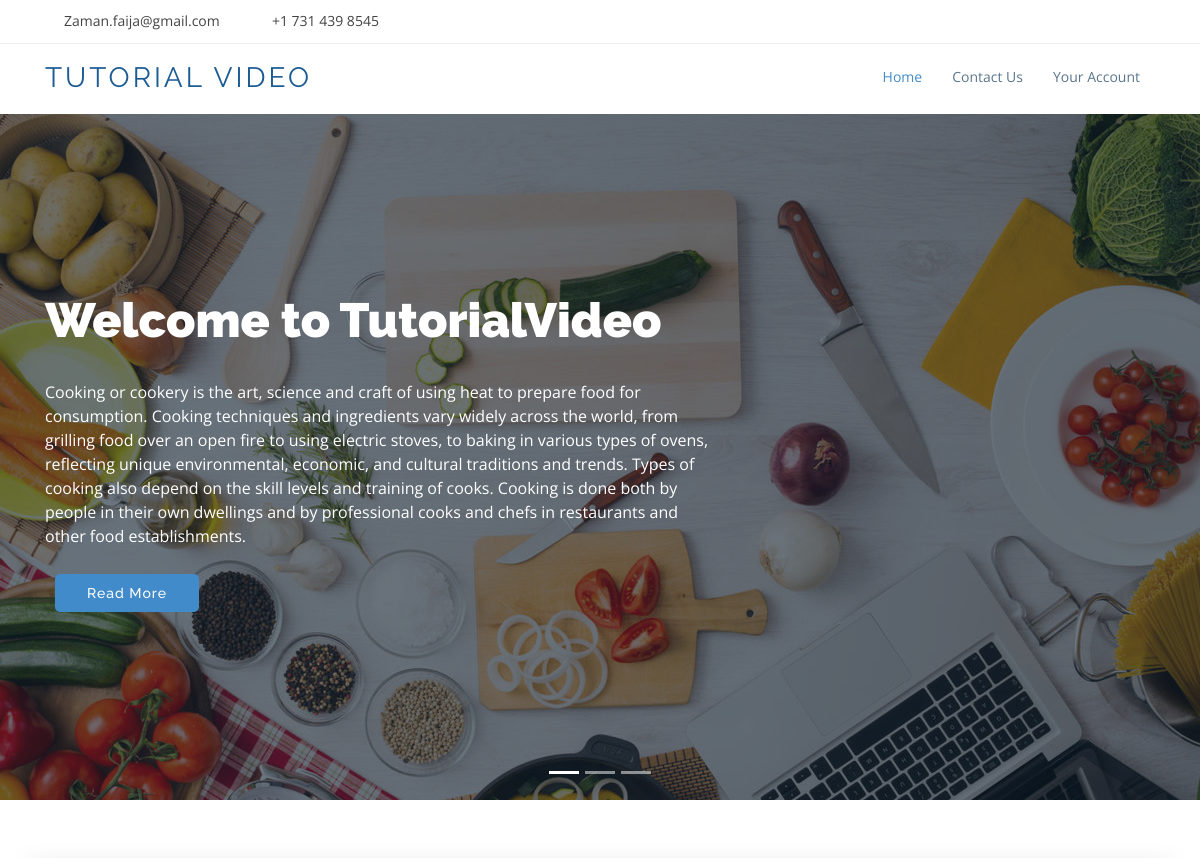
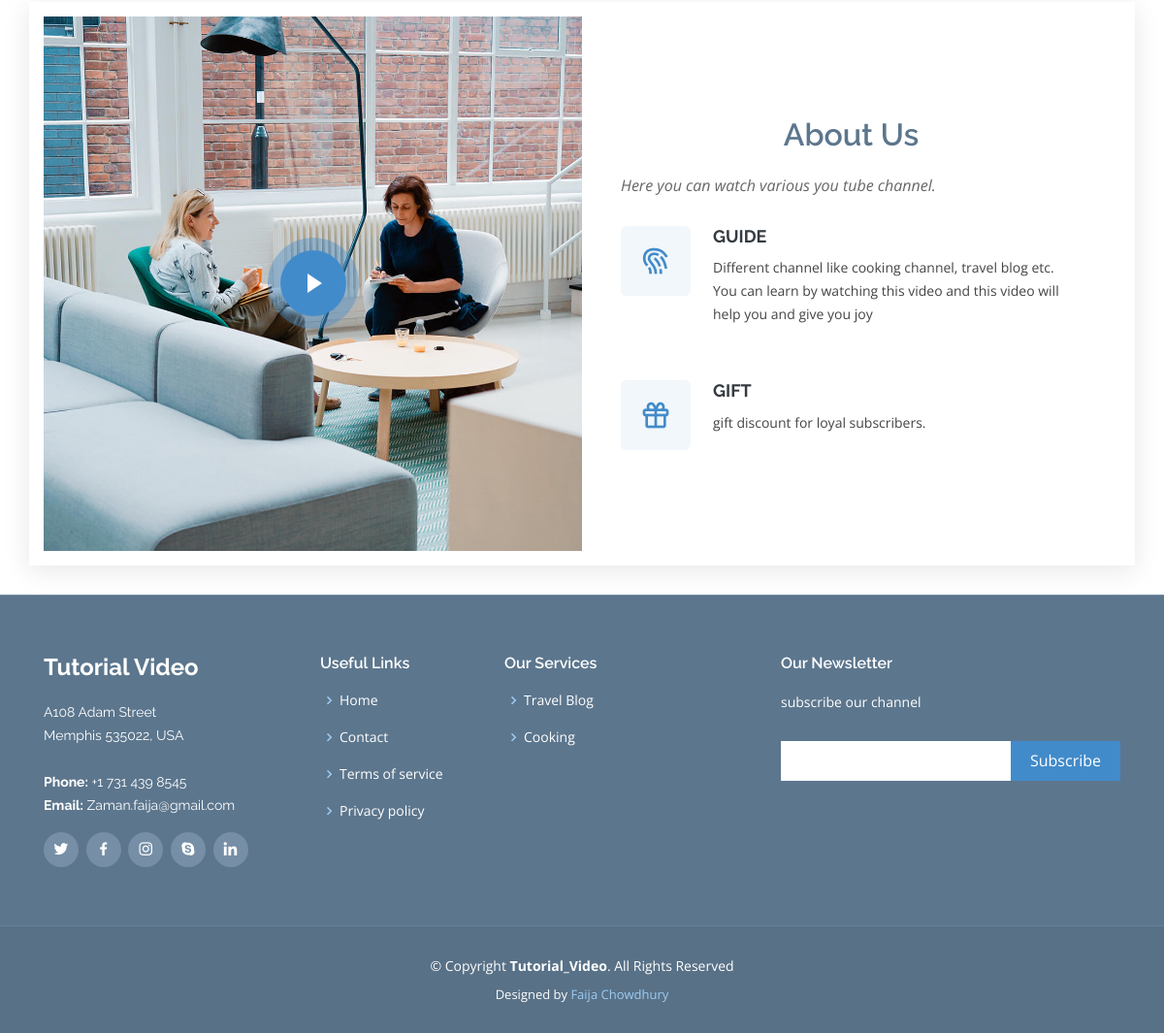
The page / on the database its author committed (2 pictures, top to bottom).
### blog/models.py (models this page shows, shortened)
class slider(models.Model):
    title= models.CharField(max_length=100,blank=False,default=" ")
    image = models.ImageField(upload_to='slider/',blank=False,default=" ")
    description =  models.TextField(max_length=700,blank=False,default=" ")

class about(models.Model):
    title= models.CharField(max_length=100,blank=False,default=" ")
    image = models.ImageField(upload_to='about/',blank=False,default=" ")
    description =  models.TextField(max_length=700,blank=False,default=" ")

### blog/views.py (the view)
# urls.py: path('', views.home,name='home'),
def home(request):
    aboutdata = about.objects.all()
    sliderdata = slider.objects.all()
    context = {
        'about':aboutdata,
        'slider':sliderdata,
    }
    return render(request,'index.html',context)

### templates/index.html (shortened to what this page needs)
{% extends 'layouts.html'%}
{% block content %}
{% include 'slider.html' with sliderdata=slider %}
{% load static %}
    <section id="about" class="about">
        <div class="container">
          <div class="row no-gutters">
            <div class="col-lg-6 video-box">
              <img src="{{about.0.image.url}}" class="img-fluid" alt="">
              <a href="https://www.youtube.com/watch?v=jDDaplaOz7Q" class="venobox play-btn mb-4" data-vbtype="video" data-autoplay="true"></a>
            </div>
            <div class="col-lg-6 d-flex flex-column justify-content-center about-content">
              <div class="section-title">
                <h2>About Us</h2>
                <p>{{about.0.description}}</p>
              </div>
              <div class="icon-box" data-aos="fade-up" data-aos-delay="100">
                <div class="icon"><i class="bx bx-fingerprint"></i></div>
                <h4 class="title"><a href="">Guide</a></h4>
                <p class="description">{{about.2.description}}</p>
              </div>
              <div class="icon-box" data-aos="fade-up" data-aos-delay="100">
                <div class="icon"><i class="bx bx-gift"></i></div>
                <h4 class="title"><a href="">Gift</a></h4>
                <p class="description">{{about.1.description}}</p>
              </div>
            </div>
          </div>
        </div>
      </section>
{% endblock %}

### templates/layouts.html (shortened to what this page needs)
{% load static%}
<!DOCTYPE html>
<html lang="en">
<head>
  <link href="{% static 'vendor/bootstrap/css/bootstrap.min.css' %}" rel="stylesheet">
  <link href="{% static 'vendor/icofont/icofont.min.css' %}" rel="stylesheet">
  <link href="{% static 'vendor/boxicons/css/boxicons.min.css' %}" rel="stylesheet">
  <link href="{% static 'vendor/animate.css/animate.min.css' %}" rel="stylesheet">
  <link href="{% static 'vendor/venobox/venobox.css' %}" rel="stylesheet">
  <link href="{% static 'vendor/owl.carousel/assets/owl.carousel.min.css' %}" rel="stylesheet">
  <link href="{% static 'vendor/aos/aos.css' %}" rel="stylesheet">
  <link href="{% static 'css/style.css' %}" rel="stylesheet">
</head>
<body>
  <section id="topbar" class="d-none d-lg-block">
    <div class="container clearfix">
      <div class="contact-info float-left">
        <i class="icofont-envelope"></i><a href="https://mail.google.com/mail/u/0/?tab=rm#inbox">Zaman.faija@gmail.com</a>
        <i class="icofont-phone"></i> +1 731 439 8545
      </div>
      <div class="social-links float-right">
        <a href="#" class="twitter"><i class="icofont-twitter"></i></a>
        <a href="#" class="facebook"><i class="icofont-facebook"></i></a>
        <a href="#" class="instagram"><i class="icofont-instagram"></i></a>
        <a href="#" class="skype"><i class="icofont-skype"></i></a>
        <a href="#" class="linkedin"><i class="icofont-linkedin"></i></i></a>
      </div>
    </div>
  </section>
 <header id="header">
  <div class="container">
    <div class="logo float-left">
      <h1 class="text-light"><a href="{% url 'home'%}"><span>tutorial video</span></a></h1>
    </div>
    <nav class="nav-menu float-right d-none d-lg-block">
      <ul>
        <li class="active"><a href="{% url 'home'%}">Home</a></li>
        <li><a href="{% url 'contact'%}">Contact Us</a></li>
        {% if user.is_authenticated %}
        <li><a href="{% url 'service'%}">Service</a></li>
        {% else %}
        <li><a href="{% url 'login'%}">Your Account</a></li>
        {% endif %}
      </ul>
    </nav>
  </div>
</header>
  <main id="main">
    {% block content %}
    {% endblock %}
  </main>
  <footer id="footer">
    <div class="footer-top">
      <div class="container">
        <div class="row">
          <div class="col-lg-3 col-md-6 footer-info">
            <h3>Tutorial Video</h3>
            <p>
              A108 Adam Street <br>
              Memphis 535022, USA<br><br>
              <strong>Phone:</strong> +1 731 439 8545<br>
              <strong>Email:</strong> Zaman.faija@gmail.com<br>
            </p>
            <div class="social-links mt-3">
              <a href="#" class="twitter"><i class="bx bxl-twitter"></i></a>
              <a href="#" class="facebook"><i class="bx bxl-facebook"></i></a>
              <a href="#" class="instagram"><i class="bx bxl-instagram"></i></a>
              <a href="#" class="google-plus"><i class="bx bxl-skype"></i></a>
              <a href="#" class="linkedin"><i class="bx bxl-linkedin"></i></a>
            </div>
          </div>
          <div class="col-lg-2 col-md-6 footer-links">
            <h4>Useful Links</h4>
            <ul>
              <li><i class="bx bx-chevron-right"></i> <a href="{% url 'home'%}">Home</a></li>
              <li><i class="bx bx-chevron-right"></i> <a href="{% url 'contact'%}">Contact</a></li>
              <li><i class="bx bx-chevron-right"></i> <a href="{% url 'termsinservice'%}">Terms of service</a></li>
              <li><i class="bx bx-chevron-right"></i> <a href="{% url 'privacypolice'%}">Privacy policy</a></li>
            </ul>
          </div>
          <div class="col-lg-3 col-md-6 footer-links">
            <h4>Our Services</h4>
            <ul>
              <li><i class="bx bx-chevron-right"></i> <a href="#">Travel Blog</a></li>
              <li><i class="bx bx-chevron-right"></i> <a href="#">Cooking</a></li>
            </ul>
          </div>
          <div class="col-lg-4 col-md-6 footer-newsletter">
            <h4>Our Newsletter</h4>
            <p>subscribe our channel</p>
            <form action="" method="post">
              <input type="email" name="email"><input type="submit" value="Subscribe">
            </form>
          </div>
        </div>
      </div>
    </div>
    <div class="container">
      <div class="copyright">
        &copy; Copyright <strong><span>Tutorial_Video</span></strong>. All Rights Reserved
      </div>
      <div class="credits">
        Designed by <a href="https://www.facebook.com/fc.faiza/">Faija Chowdhury</a>
      </div>
    </div>
  </footer>
</body>
</html>

### templates/slider.html (shortened to what this page needs)
 {% load static %}
 <section id="hero">
    <div class="hero-container">
      <div id="heroCarousel" class="carousel slide carousel-fade" data-ride="carousel">
        <ol class="carousel-indicators" id="hero-carousel-indicators"></ol>
        <div class="carousel-inner" role="listbox">
          {% for slider in sliderdata %}
          <div class="carousel-item {% if forloop.first %} active {% endif %}" style="background-image: url({{slider.image.url}})">
            <div class="carousel-container">
              <div class="carousel-content container">
                <h2 class="animate__animated animate__fadeInDown">{{slider.title}}</h2>
                <p class="animate__animated animate__fadeInUp">{{slider.description}}</p>
                <a href="#about" class="btn-get-started animate__animated animate__fadeInUp scrollto">Read More</a>
              </div>
            </div>
          </div>
        {% endfor %}
        </div>
        <a class="carousel-control-prev" href="#heroCarousel" role="button" data-slide="prev">
          <span class="carousel-control-prev-icon icofont-rounded-left" aria-hidden="true"></span>
        </a>
        <a class="carousel-control-next" href="#heroCarousel" role="button" data-slide="next">
          <span class="carousel-control-next-icon icofont-rounded-right" aria-hidden="true"></span>
        </a>
      </div>
    </div>
  </section>

### rows shown on the page
slider: image (picture), title "Welcome to TutorialVideo", description "Cooking or cookery is the art, science and craft of using heat to prepare food for consumption. Cooking techniques and ingredients vary widely across the world, from grilling food over an open fire to using electric stoves, to baking in various types of ovens, reflecting unique environmental, economic, and cultural traditions and trends. Types of cooking also depend on the skill levels and training of cooks. Cooking is done both by people in their own dwellings and by professional cooks and chefs in restaurants and other food establishments."
about: image (picture), description "Here you can watch various you tube channel."
about: description "Different channel like cooking channel, travel blog etc. You can learn by watching this video and this video will help you and give you joy"
about: description "gift discount for loyal subscribers."
